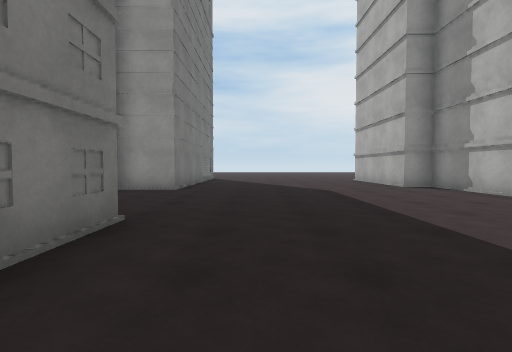
view 1 (above)

24 first-person views from a walk through a scene from a Unity 3-D project. The camera is 1.2 m above the floor, tilts 2° down and sees 85° across. The floor is counted in squares, 2 m on a side. Each view is taken from the middle of a square. On the plan, view 1 faces up. The plan holds only what a view shows up to about 9 squares ahead; the rest is blank. The place goes on beyond the plan. The player is left out. Surface patterns are stand-ins for the level's own textures.

view 2
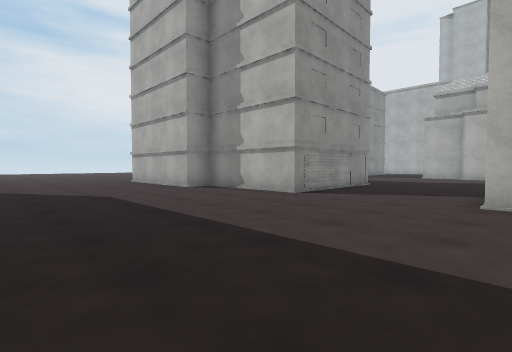

view 3
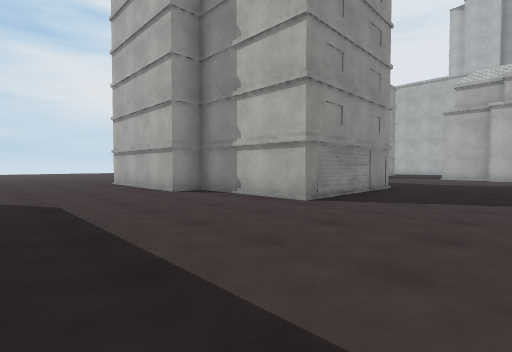

view 4
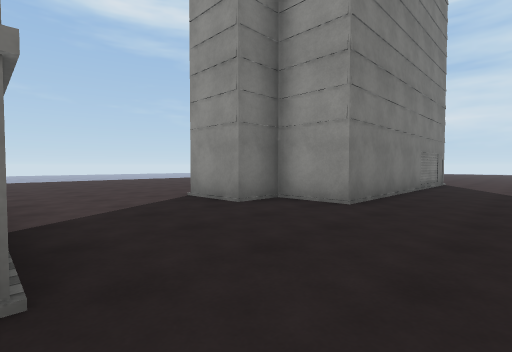

view 5
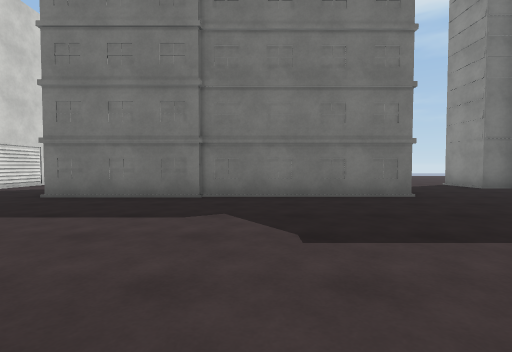

view 6
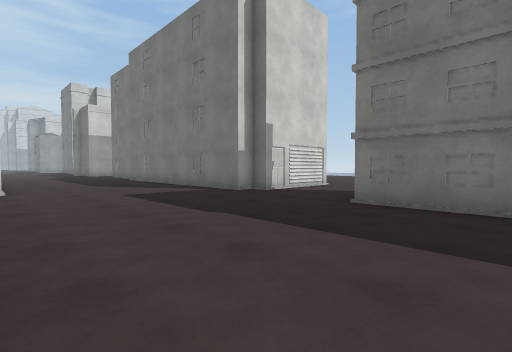

view 7
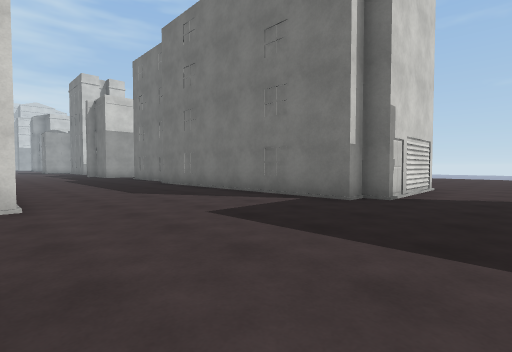

view 8
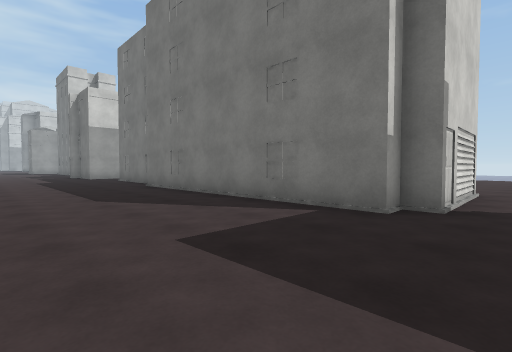

view 9
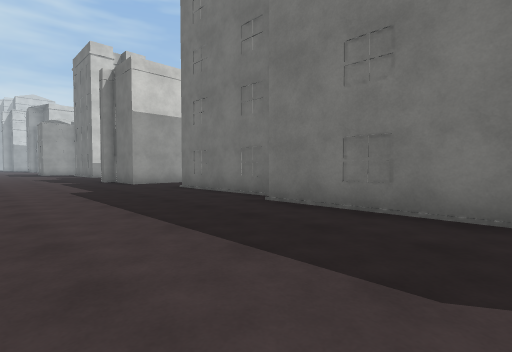

view 10
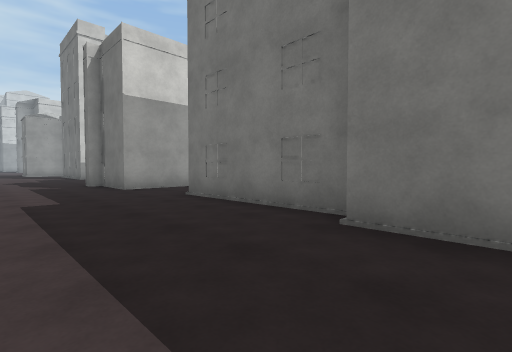

view 11
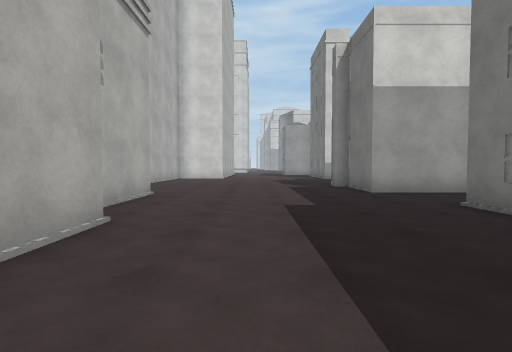

view 12
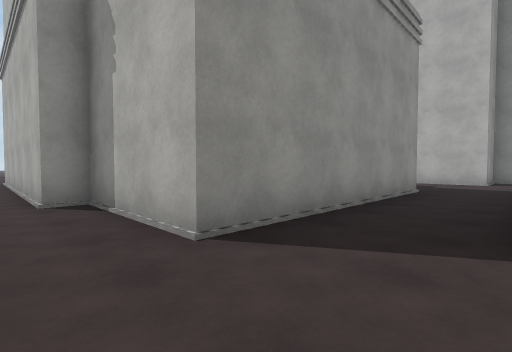

view 13
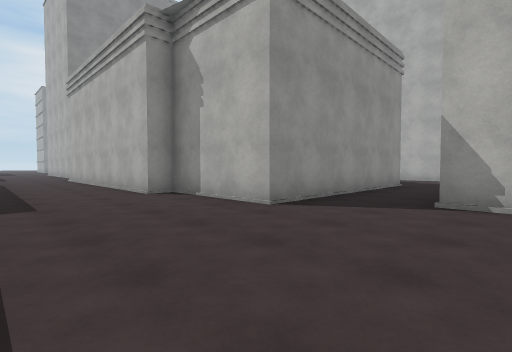

view 14
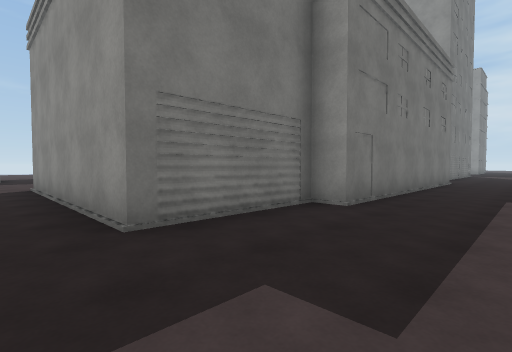

view 15
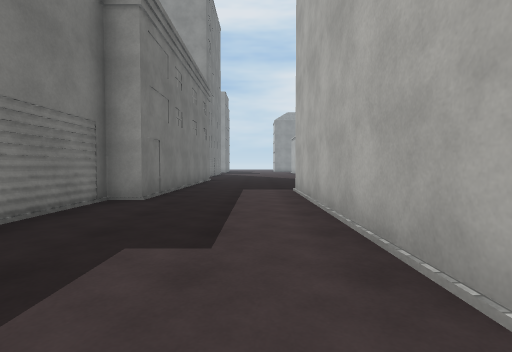

view 16
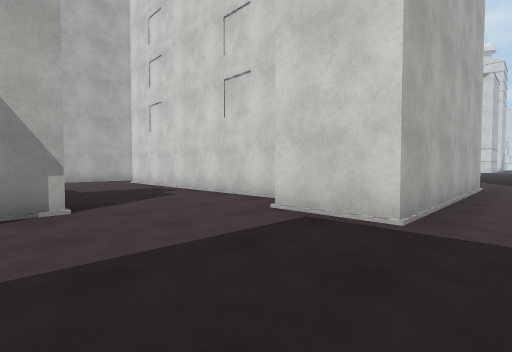

view 17
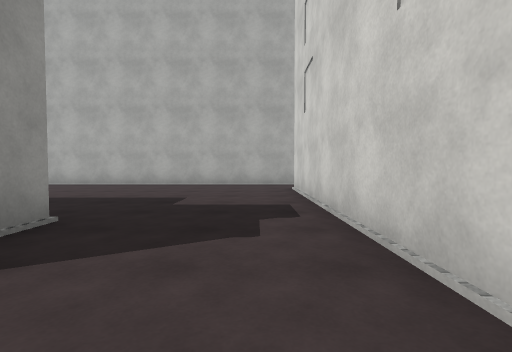

view 18
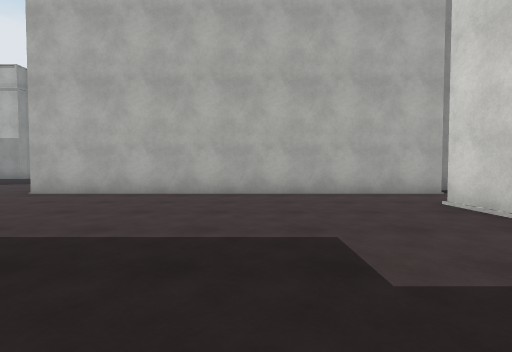

view 19
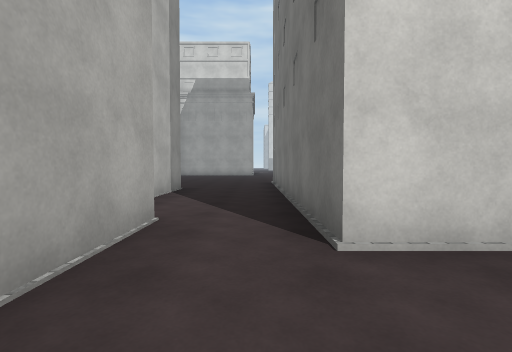

view 20
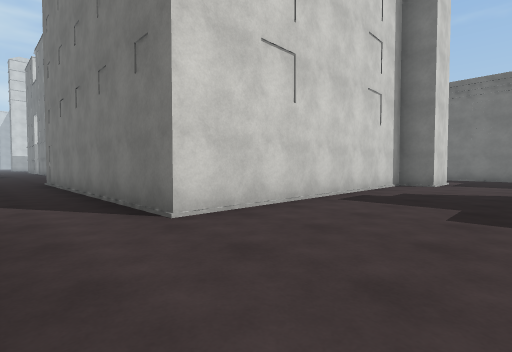

view 21
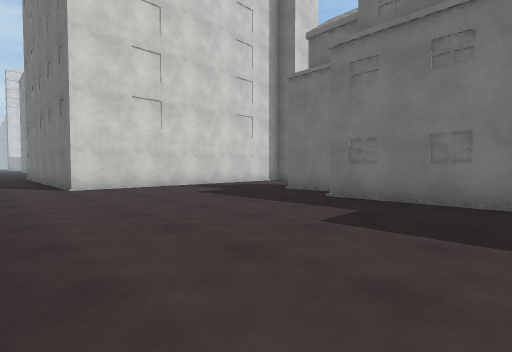

view 22
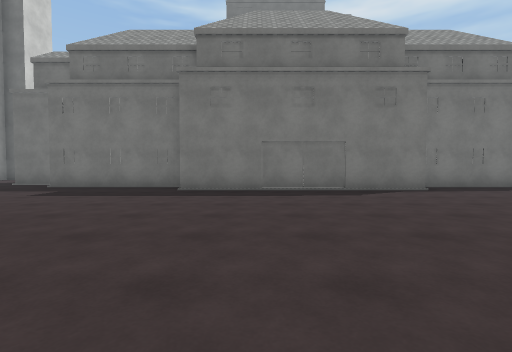

view 23
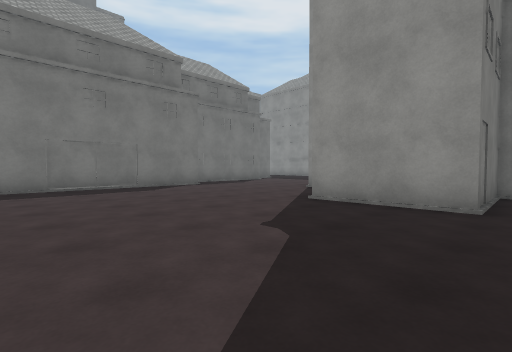

view 24
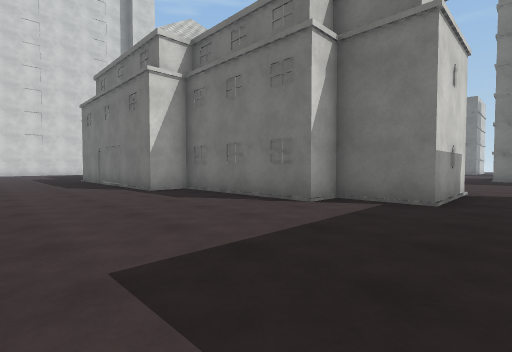

### Floor plan
Key: @ floor where view 1 was taken; # wall or solid block; . floor; B building.
Columns run from 11 left of view 1 to 28 right of it. Each row starts with its distance up from view 1.
 12          B......B
 11          B......B
 10          B......B
  9          B......B
  8         BB......B
  7   ....BB........B
  6  ...............B        ..........
  5 ................BBBBB......###.....
  4 ........................     #.....
  3     ..   B..............     ##....
  2          #.............       #....
  1          #......#             #....#  ##
  0          #.@....              #.....  #.
 -1          #.....               ##....###.
 -2          #.....                #........
 -3          #.....                #........
 -4          #.....                #........
 -5      ..........                #........
 -6   .............                #........
 -7   ....###......               ##......
 -8         ##.....               #.....B
 -9          B.....               #.....B
-10          #....B      #.       #.....B
-11          #....#      #.      ##.....B
-12          #....#      #......##......B
-13          #....#      #..............B
-14          #....#      #..............B
-15          .....#      #..BB..........B
-16          .....#      #..B BBBBBBBB..B
-17          .....#     ##..B        B..B
-18          ......     #...B        B..B
-19         .......     #...B        B..B
-20         .......######...B        B..B
-21        ###..............BB       B..B
-22          #......B      .         B...
-23          B......#                B...

Positions as (right, up) in squares from view 1, and headings:
1: (0, 0), facing up
2: (0, 1), facing up-right
3: (1, 2), facing up-right
4: (0, 3), facing up-left
5: (4, 0), facing left
6: (3, -2), facing down-left
7: (3, -5), facing down-left
8: (2, -6), facing down-left
9: (2, -11), facing down-left
10: (1, -13), facing down-left
11: (1, -14), facing down
12: (2, -22), facing up-right
13: (0, -23), facing up-right
14: (12, -21), facing up-left
15: (12, -22), facing up
16: (12, -12), facing down-right
17: (15, -15), facing right
18: (18, -13), facing right
19: (23, -14), facing down
20: (24, -13), facing down-left
21: (24, -8), facing down-left
22: (27, -5), facing left
23: (28, -6), facing up-left
24: (23, 6), facing down-left
